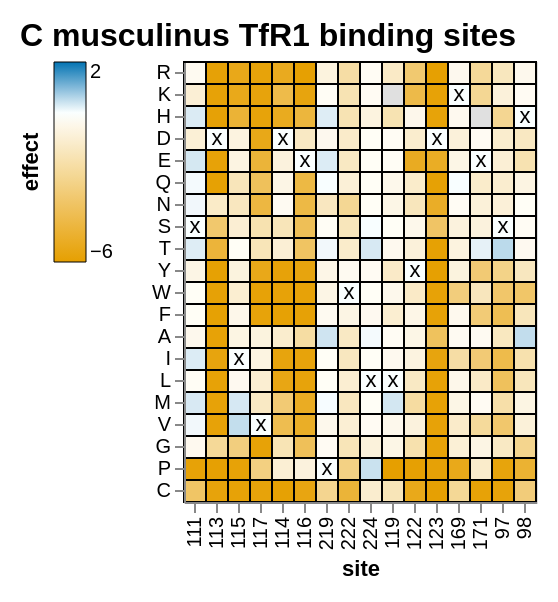

The notebook cell saved with this chart:
### Markdown cell above
## TfR1 binding sites

### Code cell
musculinus_TfR1_chart = polyclonal.plot.lineplot_and_heatmap(
    data_df=musculinus_scores,
    stat_col="effect",
    category_col="phenotype",
    alphabet=alphabet,
    addtl_tooltip_stats=addtl_tooltip_stats,
    addtl_slider_stats=addtl_slider_stats,
    init_floor_at_zero=False,
    init_site_statistic="mean",
    show_zoombar=False,
    show_lineplot=False,
    sites=TfR1_sites,
    plot_title="C musculinus TfR1 binding sites",
    heatmap_max_at_least=2,
    heatmap_min_at_least=-1,
)

musculinus_TfR1_chart

### Figure 1 — Vega-Lite specification as saved in the notebook (floating-point values rounded to 4 significant figures; data arrays with more than 128 entries replaced by an {"elided": "..."} marker saying what was removed)
{"config": {"view": {"continuousWidth": 300, "continuousHeight": 300}, "axis": {"grid": false, "labelOverlap": "parity"}, "padding": 10}, "vconcat": [{"vconcat": [{"layer": [{"mark": {"type": "rect", "color": "#E0E0E0"}, "encoding": {"x": {"field": "site", "sort": {"field": "_stat_site_order", "order": "ascending"}, "type": "ordinal"}, "y": {"field": "mutant", "scale": {"domain": ["R", "K", "H", "D", "E", "Q", "N", "S", "T", "Y", "W", "F", "A", "I", "L", "M", "V", "G", "P", "C"]}, "sort": ["R", "K", "H", "D", "E", "Q", "N", "S", "T", "Y", "W", "F", "A", "I", "L", "M", "V", "G", "P", "C"], "title": null, "type": "nominal"}}, "name": "view_10", "transform": [{"lookup": "site", "from": {"data": {"name": "data-1c123f0d4510949dbe86176d4f61c647"}, "key": "site", "fields": ["wildtype", "_stat_site_order"]}}, {"calculate": "if(isFinite(datum['effect']),datum['effect'],NaN)", "as": "effect"}, {"calculate": "if(isFinite(datum['times_seen']),datum['times_seen'],NaN)", "as": "times_seen"}, {"calculate": "max(datum['effect'],floor_at_zero['floor'])", "as": "_stat"}, {"calculate": "false", "as": "_stat_hide"}, {"filter": "(((datum['times_seen'] >= (param_17 - 1e-06)) || (!isFinite(datum['times_seen']))) || datum['_stat_hide'])"}, {"filter": "(((datum['n_selections'] >= (param_18 - 1e-06)) || (!isFinite(datum['n_selections']))) || datum['_stat_hide'])"}, {"calculate": "if(datum['_stat_hide'],-5.864,datum['_stat'])", "as": "_stat_not_hidden"}, {"joinaggregate": [{"op": "max", "field": "_stat_not_hidden", "as": "_stat_site_max"}], "groupby": ["site"]}, {"filter": "((datum['_stat_site_max'] >= (param_19 - 1e-06)) || (!isFinite(datum['_stat_site_max'])))"}, {"calculate": "(datum.wildtype !== datum.mutant)", "as": "_stat_not_wildtype"}, {"joinaggregate": [{"op": "max", "field": "_stat_not_wildtype", "as": "_stat_site_has_non_wildtype"}], "groupby": ["site"]}, {"filter": "datum['_stat_site_has_non_wildtype']"}, {"filter": {"param": "param_21"}}, {"impute": "_stat_dummy", "key": "mutant", "groupby": ["site"], "keyvals": ["R", "K", "H", "D", "E", "Q", "N", "S", "T", "Y", "W", "F", "A", "I", "L", "M", "V", "G", "P", "C"], "value": null}]}, {"mark": {"type": "rect"}, "encoding": {"color": {"value": "silver"}, "stroke": {"value": "black"}, "tooltip": [{"field": "site", "type": "nominal"}, {"field": "wildtype", "type": "nominal"}, {"field": "mutant", "type": "nominal"}, {"field": "effect", "format": ".3g", "type": "quantitative"}, {"field": "n_selections", "type": "nominal"}, {"field": "times_seen", "format": ".3g", "type": "quantitative"}], "x": {"axis": {"labels": true, "ticks": true, "title": "site"}, "field": "site", "sort": {"field": "_stat_site_order", "order": "ascending"}, "type": "ordinal"}, "y": {"field": "mutant", "scale": {"domain": ["R", "K", "H", "D", "E", "Q", "N", "S", "T", "Y", "W", "F", "A", "I", "L", "M", "V", "G", "P", "C"]}, "sort": ["R", "K", "H", "D", "E", "Q", "N", "S", "T", "Y", "W", "F", "A", "I", "L", "M", "V", "G", "P", "C"], "title": null, "type": "nominal"}}, "title": {"text": "", "anchor": "middle", "color": "#0072B2", "orient": "left"}, "transform": [{"lookup": "site", "from": {"data": {"name": "data-1c123f0d4510949dbe86176d4f61c647"}, "key": "site", "fields": ["wildtype", "_stat_site_order"]}}, {"calculate": "if(isFinite(datum['effect']),datum['effect'],NaN)", "as": "effect"}, {"calculate": "if(isFinite(datum['times_seen']),datum['times_seen'],NaN)", "as": "times_seen"}, {"calculate": "max(datum['effect'],floor_at_zero['floor'])", "as": "_stat"}, {"calculate": "false", "as": "_stat_hide"}, {"filter": "(((datum['times_seen'] >= (param_17 - 1e-06)) || (!isFinite(datum['times_seen']))) || datum['_stat_hide'])"}, {"filter": "(((datum['n_selections'] >= (param_18 - 1e-06)) || (!isFinite(datum['n_selections']))) || datum['_stat_hide'])"}, {"calculate": "if(datum['_stat_hide'],-5.864,datum['_stat'])", "as": "_stat_not_hidden"}, {"joinaggregate": [{"op": "max", "field": "_stat_not_hidden", "as": "_stat_site_max"}], "groupby": ["site"]}, {"filter": "((datum['_stat_site_max'] >= (param_19 - 1e-06)) || (!isFinite(datum['_stat_site_max'])))"}, {"calculate": "(datum.wildtype !== datum.mutant)", "as": "_stat_not_wildtype"}, {"joinaggregate": [{"op": "max", "field": "_stat_not_wildtype", "as": "_stat_site_has_non_wildtype"}], "groupby": ["site"]}, {"filter": "datum['_stat_site_has_non_wildtype']"}, {"filter": {"param": "param_21"}}, {"filter": "(datum['phenotype'] === 'functional_effect')"}, {"filter": "datum['_stat_hide']"}]}, {"mark": {"type": "rect"}, "encoding": {"color": {"field": "_stat", "legend": {"gradientLength": 100, "gradientStrokeColor": "black", "gradientStrokeWidth": 0.5, "orient": "left", "title": "effect", "titleOrient": "left"}, "scale": {"clamp": true, "domainMax": 2, "domainMid": 0, "domainMin": {"expr": "floor_at_zero.floor"}, "nice": false, "range": ["#e69f00", "#e7a40d", "#e9a91b", "#eaae28", "#ebb336", "#edb843", "#eebd51", "#efc25e", "#f1c76b", "#f2cc79", "#f3d286", "#f4d794", "#f6dca1", "#f7e1ae", "#f8e6bc", "#faebc9", "#fbf0d7", "#fcf5e4", "#fefaf2", "#ffffff", "#f2f8fb", "#e4f0f7", "#d7e9f3", "#c9e1ef", "#bcdaeb", "#aed2e7", "#a1cbe3", "#94c4df", "#86bcdb", "#79b5d6", "#6badd2", "#5ea6ce", "#519fca", "#4397c6", "#3690c2", "#2888be", "#1b81ba", "#0d79b6", "#0072b2"], "type": "linear", "zero": true}, "type": "quantitative"}, "stroke": {"value": "black"}, "tooltip": [{"field": "site", "type": "nominal"}, {"field": "wildtype", "type": "nominal"}, {"field": "mutant", "type": "nominal"}, {"field": "effect", "format": ".3g", "type": "quantitative"}, {"field": "n_selections", "type": "nominal"}, {"field": "times_seen", "format": ".3g", "type": "quantitative"}], "x": {"axis": {"labels": true, "ticks": true, "title": "site"}, "field": "site", "sort": {"field": "_stat_site_order", "order": "ascending"}, "type": "ordinal"}, "y": {"field": "mutant", "scale": {"domain": ["R", "K", "H", "D", "E", "Q", "N", "S", "T", "Y", "W", "F", "A", "I", "L", "M", "V", "G", "P", "C"]}, "sort": ["R", "K", "H", "D", "E", "Q", "N", "S", "T", "Y", "W", "F", "A", "I", "L", "M", "V", "G", "P", "C"], "title": null, "type": "nominal"}}, "title": {"text": "", "anchor": "middle", "color": "#0072B2", "orient": "left"}, "transform": [{"lookup": "site", "from": {"data": {"name": "data-1c123f0d4510949dbe86176d4f61c647"}, "key": "site", "fields": ["wildtype", "_stat_site_order"]}}, {"calculate": "if(isFinite(datum['effect']),datum['effect'],NaN)", "as": "effect"}, {"calculate": "if(isFinite(datum['times_seen']),datum['times_seen'],NaN)", "as": "times_seen"}, {"calculate": "max(datum['effect'],floor_at_zero['floor'])", "as": "_stat"}, {"calculate": "false", "as": "_stat_hide"}, {"filter": "(((datum['times_seen'] >= (param_17 - 1e-06)) || (!isFinite(datum['times_seen']))) || datum['_stat_hide'])"}, {"filter": "(((datum['n_selections'] >= (param_18 - 1e-06)) || (!isFinite(datum['n_selections']))) || datum['_stat_hide'])"}, {"calculate": "if(datum['_stat_hide'],-5.864,datum['_stat'])", "as": "_stat_not_hidden"}, {"joinaggregate": [{"op": "max", "field": "_stat_not_hidden", "as": "_stat_site_max"}], "groupby": ["site"]}, {"filter": "((datum['_stat_site_max'] >= (param_19 - 1e-06)) || (!isFinite(datum['_stat_site_max'])))"}, {"calculate": "(datum.wildtype !== datum.mutant)", "as": "_stat_not_wildtype"}, {"joinaggregate": [{"op": "max", "field": "_stat_not_wildtype", "as": "_stat_site_has_non_wildtype"}], "groupby": ["site"]}, {"filter": "datum['_stat_site_has_non_wildtype']"}, {"filter": {"param": "param_21"}}, {"filter": "(datum['phenotype'] === 'functional_effect')"}, {"filter": "(!datum['_stat_hide'])"}]}, {"mark": {"type": "text", "color": "black", "text": "x"}, "encoding": {"x": {"field": "site", "sort": {"field": "_stat_site_order", "order": "ascending"}, "type": "ordinal"}, "y": {"field": "mutant", "scale": {"domain": ["R", "K", "H", "D", "E", "Q", "N", "S", "T", "Y", "W", "F", "A", "I", "L", "M", "V", "G", "P", "C"]}, "sort": ["R", "K", "H", "D", "E", "Q", "N", "S", "T", "Y", "W", "F", "A", "I", "L", "M", "V", "G", "P", "C"], "title": null, "type": "nominal"}}, "transform": [{"lookup": "site", "from": {"data": {"name": "data-1c123f0d4510949dbe86176d4f61c647"}, "key": "site", "fields": ["wildtype", "_stat_site_order"]}}, {"calculate": "if(isFinite(datum['effect']),datum['effect'],NaN)", "as": "effect"}, {"calculate": "if(isFinite(datum['times_seen']),datum['times_seen'],NaN)", "as": "times_seen"}, {"calculate": "max(datum['effect'],floor_at_zero['floor'])", "as": "_stat"}, {"calculate": "false", "as": "_stat_hide"}, {"filter": "(((datum['times_seen'] >= (param_17 - 1e-06)) || (!isFinite(datum['times_seen']))) || datum['_stat_hide'])"}, {"filter": "(((datum['n_selections'] >= (param_18 - 1e-06)) || (!isFinite(datum['n_selections']))) || datum['_stat_hide'])"}, {"calculate": "if(datum['_stat_hide'],-5.864,datum['_stat'])", "as": "_stat_not_hidden"}, {"joinaggregate": [{"op": "max", "field": "_stat_not_hidden", "as": "_stat_site_max"}], "groupby": ["site"]}, {"filter": "((datum['_stat_site_max'] >= (param_19 - 1e-06)) || (!isFinite(datum['_stat_site_max'])))"}, {"calculate": "(datum.wildtype !== datum.mutant)", "as": "_stat_not_wildtype"}, {"joinaggregate": [{"op": "max", "field": "_stat_not_wildtype", "as": "_stat_site_has_non_wildtype"}], "groupby": ["site"]}, {"filter": "datum['_stat_site_has_non_wildtype']"}, {"filter": {"param": "param_21"}}, {"filter": "(datum.wildtype === datum.mutant)"}]}], "height": {"step": 11}, "width": {"step": 11}}], "resolve": {"scale": {"color": "shared", "x": "shared"}}, "spacing": 10}], "data": {"name": "data-19278c3f3adfc02a6ec4939843c22940"}, "params": [{"name": "floor_at_zero", "select": {"type": "point", "fields": ["floor"]}, "bind": {"input": "radio", "options": [0, -5.864], "labels": ["yes", "no"], "name": "floor effect at zero"}, "value": [{"floor": -5.864}], "views": ["view_10"]}, {"name": "param_21", "select": {"type": "interval", "encodings": ["x"], "mark": {"stroke": "black", "strokeWidth": 2}}, "views": ["view_10"]}, {"name": "param_17", "bind": {"input": "range", "max": 23.0, "min": 0.5, "name": "minimum times_seen"}, "value": 2}, {"name": "param_18", "bind": {"input": "range", "max": 2.0, "min": 1.0, "name": "minimum n_selections"}, "value": 2}, {"name": "param_19", "bind": {"input": "range", "max": 2, "min": -5.864, "name": "minimum max of effect at site"}, "value": -5.864}], "resolve": {"scale": {"color": "independent"}}, "title": {"text": "C musculinus TfR1 binding sites", "align": "left", "anchor": "start", "fontSize": 16}, "$schema": "https://vega.github.io/schema/vega-lite/v5.20.1.json", "datasets": {"data-19278c3f3adfc02a6ec4939843c22940": {"elided": "320 records"}, "data-1c123f0d4510949dbe86176d4f61c647": [{"site": 97, "wildtype": "S", "_stat_site_order": 14}, {"site": 98, "wildtype": "H", "_stat_site_order": 15}, {"site": 111, "wildtype": "S", "_stat_site_order": 0}, {"site": 113, "wildtype": "D", "_stat_site_order": 1}, {"site": 114, "wildtype": "D", "_stat_site_order": 4}, {"site": 115, "wildtype": "I", "_stat_site_order": 2}, {"site": 116, "wildtype": "E", "_stat_site_order": 5}, {"site": 117, "wildtype": "V", "_stat_site_order": 3}, {"site": 119, "wildtype": "L", "_stat_site_order": 9}, {"site": 122, "wildtype": "Y", "_stat_site_order": 10}, {"site": 123, "wildtype": "D", "_stat_site_order": 11}, {"site": 169, "wildtype": "K", "_stat_site_order": 12}, {"site": 171, "wildtype": "E", "_stat_site_order": 13}, {"site": 219, "wildtype": "P", "_stat_site_order": 6}, {"site": 222, "wildtype": "W", "_stat_site_order": 7}, {"site": 224, "wildtype": "L", "_stat_site_order": 8}]}}
